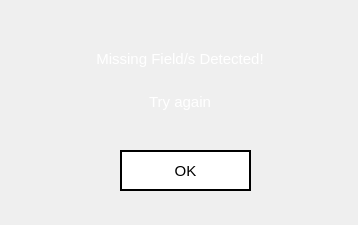
<?xml version="1.0" encoding="UTF-8"?>
<ui version="4.0">
 <class>admin_error3</class>
 <widget class="QWidget" name="admin_error3">
  <property name="geometry">
   <rect>
    <x>0</x>
    <y>0</y>
    <width>358</width>
    <height>225</height>
   </rect>
  </property>
  <property name="minimumSize">
   <size>
    <width>358</width>
    <height>225</height>
   </size>
  </property>
  <property name="maximumSize">
   <size>
    <width>358</width>
    <height>225</height>
   </size>
  </property>
  <property name="windowTitle">
   <string>Warning</string>
  </property>
  <property name="windowIcon">
   <iconset>
    <normaloff>icon.png</normaloff>icon.png</iconset>
  </property>
  <property name="styleSheet">
   <string notr="true">QWidget#admin_error3{
border-image: url(:images/gradient.png);
}

QPushButton{
background: transparent;
background-color: white;
border: 2px solid black;
}

QPushButton:hover{
background-color: rgb(30, 30, 30);
color: white;
}

QPushButton:pressed
{
font: bold;
}
</string>
  </property>
  <widget class="QWidget" name="verticalLayoutWidget">
   <property name="geometry">
    <rect>
     <x>30</x>
     <y>40</y>
     <width>300</width>
     <height>81</height>
    </rect>
   </property>
   <layout class="QVBoxLayout" name="verticalLayout">
    <item>
     <widget class="QLabel" name="label">
      <property name="font">
       <font>
        <pointsize>11</pointsize>
       </font>
      </property>
      <property name="text">
       <string>&lt;html&gt;&lt;head/&gt;&lt;body&gt;&lt;p&gt;&lt;span style=&quot; color:#ffffff;&quot;&gt;Missing Field/s Detected!&lt;/span&gt;&lt;/p&gt;&lt;/body&gt;&lt;/html&gt;</string>
      </property>
      <property name="alignment">
       <set>Qt::AlignCenter</set>
      </property>
     </widget>
    </item>
    <item>
     <widget class="QLabel" name="label_3">
      <property name="font">
       <font>
        <pointsize>11</pointsize>
       </font>
      </property>
      <property name="text">
       <string>&lt;html&gt;&lt;head/&gt;&lt;body&gt;&lt;p&gt;&lt;span style=&quot; color:#ffffff;&quot;&gt;Try again&lt;/span&gt;&lt;/p&gt;&lt;/body&gt;&lt;/html&gt;</string>
      </property>
      <property name="alignment">
       <set>Qt::AlignCenter</set>
      </property>
     </widget>
    </item>
   </layout>
  </widget>
  <widget class="QPushButton" name="sys_ok">
   <property name="geometry">
    <rect>
     <x>120</x>
     <y>150</y>
     <width>131</width>
     <height>41</height>
    </rect>
   </property>
   <property name="font">
    <font>
     <pointsize>11</pointsize>
    </font>
   </property>
   <property name="cursor">
    <cursorShape>PointingHandCursor</cursorShape>
   </property>
   <property name="text">
    <string>OK</string>
   </property>
  </widget>
  <widget class="QLabel" name="label_2">
   <property name="geometry">
    <rect>
     <x>0</x>
     <y>0</y>
     <width>358</width>
     <height>225</height>
    </rect>
   </property>
   <property name="styleSheet">
    <string notr="true">border-image: url(:/images/adbgerror.png);</string>
   </property>
   <property name="text">
    <string/>
   </property>
  </widget>
  <zorder>label_2</zorder>
  <zorder>verticalLayoutWidget</zorder>
  <zorder>sys_ok</zorder>
 </widget>
 <resources>
  <include location="resource.qrc"/>
 </resources>
 <connections/>
</ui>
